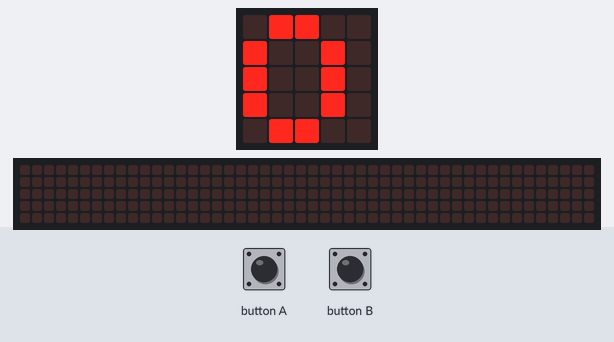
A program run on a simulated BBC micro:bit (MakeCode). Parts: the board's 5×5 LED display, a strip that is not on the board, showing the scrolling text unrolled. The inputs (shaded band) are chosen by the test bench. The 48×5 strip is a reading aid, not a part: it shows the text the display is scrolling, unrolled, one strip-width of it at a time.

Above: at 1.9 s.
2.0 s: button A pressed for 0.15 s
At 2.22 s:
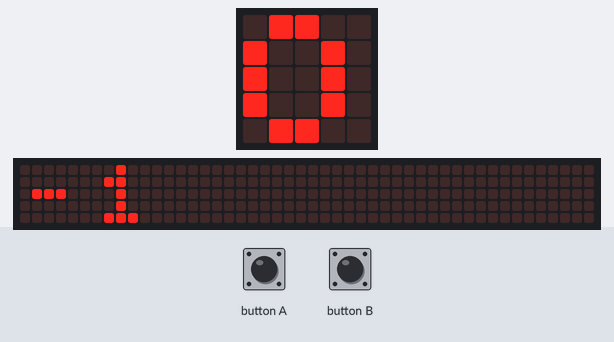
2.7 s: button B pressed for 0.15 s
3.4 s: button A pressed for 0.15 s
At 5.22 s:
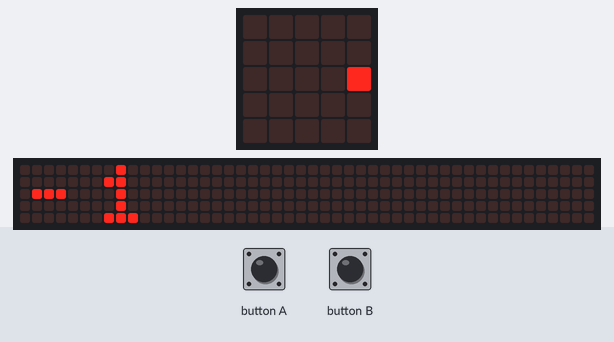
Timing chart, 0 to 6.7 s (numbered marks = the images above; inputs shaded):
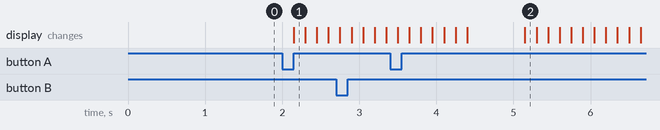

The program:

main.ts
```typescript
input.onButtonPressed(Button.A, function () {
    settID(IDnummer + -1)
})
radio.onReceivedString(function (receivedString) {
    if (receivedString.includes("ping")) {
        // klipper vekk "ping"-delen av teksten så kun det unike ID-tallet står igjen. ("ping0" blir "0", "ping1" blir "1" osv)
        if (receivedString.substr(4, 2) == unikIDstring) {
            basic.pause(1000)
            radio.sendString("pong" + unikIDstring)
        }
    }
})
input.onButtonPressed(Button.B, function () {
    settID(IDnummer + 1)
})
function settID (num: number) {
    IDnummer = num
    basic.showNumber(num)
    unikIDstring = convertToText(num)
}
let unikIDstring = ""
let IDnummer = 0
radio.setGroup(1)
settID(0)
```

test.ts
```typescript
// testene settes inn her; disse vil ikke kompilert så lenge denne pakken blir brukt som en utvidelse.
```

Measured:
- after the input at 2.0 s, the display: changes after 0.15 s (image 1)
